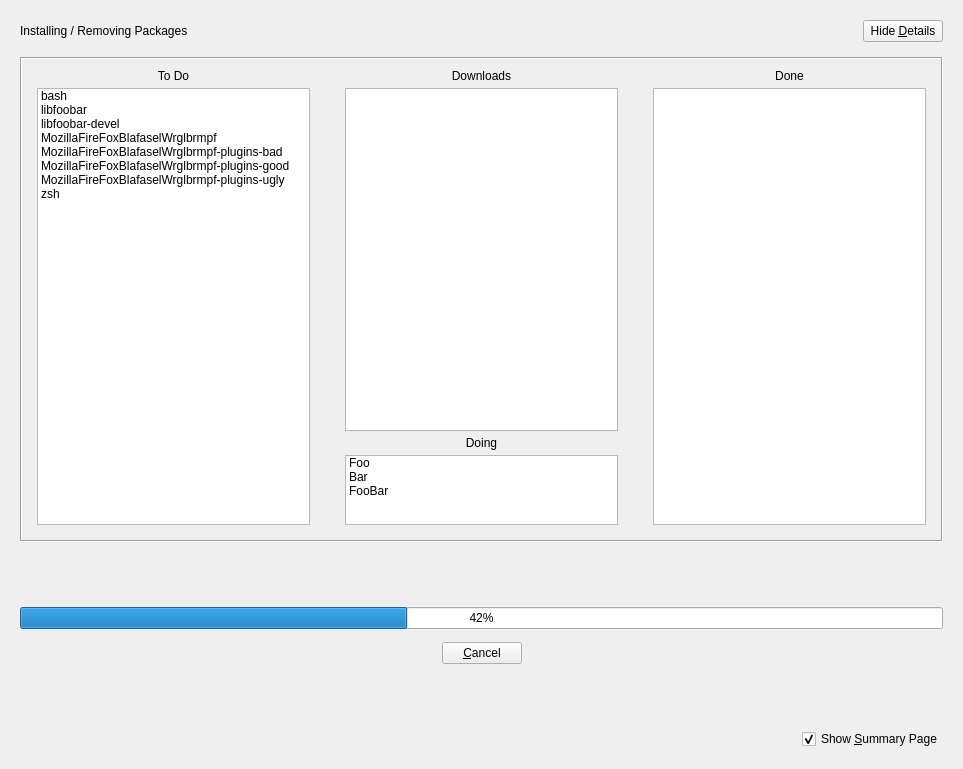
<?xml version="1.0" encoding="UTF-8"?>
<ui version="4.0">
 <author>Stefan Hundhammer</author>
 <class>PkgCommitPage</class>
 <widget class="QWidget" name="PkgCommitPage">
  <property name="geometry">
   <rect>
    <x>0</x>
    <y>0</y>
    <width>963</width>
    <height>769</height>
   </rect>
  </property>
  <property name="windowTitle">
   <string>Form</string>
  </property>
  <layout class="QVBoxLayout" name="pageVBox" stretch="0,5,1,0">
   <property name="spacing">
    <number>15</number>
   </property>
   <property name="leftMargin">
    <number>20</number>
   </property>
   <property name="topMargin">
    <number>20</number>
   </property>
   <property name="rightMargin">
    <number>20</number>
   </property>
   <property name="bottomMargin">
    <number>20</number>
   </property>
   <item>
    <layout class="QHBoxLayout" name="headingHBox">
     <property name="sizeConstraint">
      <enum>QLayout::SetFixedSize</enum>
     </property>
     <item>
      <widget class="QLabel" name="headingLabel">
       <property name="text">
        <string>Installing / Removing Packages</string>
       </property>
      </widget>
     </item>
     <item>
      <spacer name="detailsButtonHSpacer">
       <property name="orientation">
        <enum>Qt::Horizontal</enum>
       </property>
       <property name="sizeHint" stdset="0">
        <size>
         <width>588</width>
         <height>20</height>
        </size>
       </property>
      </spacer>
     </item>
     <item>
      <widget class="QPushButton" name="detailsButton">
       <property name="text">
        <string>Hide &amp;Details</string>
       </property>
      </widget>
     </item>
    </layout>
   </item>
   <item>
    <layout class="QHBoxLayout" name="detailsFrameHBox" stretch="0">
     <property name="bottomMargin">
      <number>0</number>
     </property>
     <item>
      <widget class="QFrame" name="detailsFrame">
       <property name="sizePolicy">
        <sizepolicy hsizetype="MinimumExpanding" vsizetype="MinimumExpanding">
         <horstretch>0</horstretch>
         <verstretch>1</verstretch>
        </sizepolicy>
       </property>
       <property name="frameShape">
        <enum>QFrame::Box</enum>
       </property>
       <property name="frameShadow">
        <enum>QFrame::Sunken</enum>
       </property>
       <property name="lineWidth">
        <number>1</number>
       </property>
       <layout class="QHBoxLayout" name="horizontalLayout">
        <property name="spacing">
         <number>5</number>
        </property>
        <property name="leftMargin">
         <number>15</number>
        </property>
        <property name="topMargin">
         <number>10</number>
        </property>
        <property name="rightMargin">
         <number>15</number>
        </property>
        <property name="bottomMargin">
         <number>15</number>
        </property>
        <item>
         <layout class="QVBoxLayout" name="todoVBox">
          <property name="spacing">
           <number>5</number>
          </property>
          <item>
           <widget class="QLabel" name="todoHeader">
            <property name="text">
             <string>To Do</string>
            </property>
            <property name="alignment">
             <set>Qt::AlignCenter</set>
            </property>
           </widget>
          </item>
          <item>
           <widget class="PkgTaskListWidget" name="todoList">
            <property name="sizePolicy">
             <sizepolicy hsizetype="MinimumExpanding" vsizetype="MinimumExpanding">
              <horstretch>1</horstretch>
              <verstretch>1</verstretch>
             </sizepolicy>
            </property>
            <property name="horizontalScrollBarPolicy">
             <enum>Qt::ScrollBarAlwaysOff</enum>
            </property>
            <property name="editTriggers">
             <set>QAbstractItemView::NoEditTriggers</set>
            </property>
            <property name="showDropIndicator" stdset="0">
             <bool>false</bool>
            </property>
            <property name="selectionMode">
             <enum>QAbstractItemView::NoSelection</enum>
            </property>
            <property name="textElideMode">
             <enum>Qt::ElideMiddle</enum>
            </property>
            <property name="uniformItemSizes">
             <bool>false</bool>
            </property>
            <property name="sortingEnabled">
             <bool>true</bool>
            </property>
            <item>
             <property name="text">
              <string notr="true">bash</string>
             </property>
             <property name="toolTip">
              <string notr="true"/>
             </property>
            </item>
            <item>
             <property name="text">
              <string notr="true">libfoobar</string>
             </property>
             <property name="toolTip">
              <string notr="true"/>
             </property>
            </item>
            <item>
             <property name="text">
              <string notr="true">libfoobar-devel</string>
             </property>
             <property name="toolTip">
              <string notr="true"/>
             </property>
            </item>
            <item>
             <property name="text">
              <string notr="true">MozillaFireFoxBlafaselWrglbrmpf</string>
             </property>
             <property name="toolTip">
              <string notr="true"/>
             </property>
            </item>
            <item>
             <property name="text">
              <string notr="true">MozillaFireFoxBlafaselWrglbrmpf-plugins-bad</string>
             </property>
             <property name="toolTip">
              <string notr="true"/>
             </property>
            </item>
            <item>
             <property name="text">
              <string notr="true">MozillaFireFoxBlafaselWrglbrmpf-plugins-good</string>
             </property>
             <property name="toolTip">
              <string notr="true"/>
             </property>
            </item>
            <item>
             <property name="text">
              <string notr="true">MozillaFireFoxBlafaselWrglbrmpf-plugins-ugly</string>
             </property>
             <property name="toolTip">
              <string notr="true"/>
             </property>
            </item>
            <item>
             <property name="text">
              <string notr="true">zsh</string>
             </property>
             <property name="toolTip">
              <string notr="true"/>
             </property>
            </item>
           </widget>
          </item>
         </layout>
        </item>
        <item>
         <spacer name="listHSpacer1">
          <property name="orientation">
           <enum>Qt::Horizontal</enum>
          </property>
          <property name="sizeType">
           <enum>QSizePolicy::Preferred</enum>
          </property>
          <property name="sizeHint" stdset="0">
           <size>
            <width>30</width>
            <height>20</height>
           </size>
          </property>
         </spacer>
        </item>
        <item>
         <layout class="QVBoxLayout" name="doingVBox">
          <item>
           <widget class="QLabel" name="downloadsHeader">
            <property name="text">
             <string>Downloads</string>
            </property>
            <property name="alignment">
             <set>Qt::AlignCenter</set>
            </property>
           </widget>
          </item>
          <item>
           <widget class="PkgTaskListWidget" name="downloadsList">
            <property name="sizePolicy">
             <sizepolicy hsizetype="MinimumExpanding" vsizetype="MinimumExpanding">
              <horstretch>1</horstretch>
              <verstretch>0</verstretch>
             </sizepolicy>
            </property>
            <property name="frameShape">
             <enum>QFrame::StyledPanel</enum>
            </property>
            <property name="frameShadow">
             <enum>QFrame::Sunken</enum>
            </property>
            <property name="horizontalScrollBarPolicy">
             <enum>Qt::ScrollBarAlwaysOff</enum>
            </property>
            <property name="editTriggers">
             <set>QAbstractItemView::NoEditTriggers</set>
            </property>
            <property name="showDropIndicator" stdset="0">
             <bool>false</bool>
            </property>
            <property name="selectionMode">
             <enum>QAbstractItemView::NoSelection</enum>
            </property>
            <property name="textElideMode">
             <enum>Qt::ElideMiddle</enum>
            </property>
            <property name="uniformItemSizes">
             <bool>false</bool>
            </property>
           </widget>
          </item>
          <item>
           <widget class="QLabel" name="doingHeader">
            <property name="text">
             <string>Doing</string>
            </property>
            <property name="alignment">
             <set>Qt::AlignCenter</set>
            </property>
           </widget>
          </item>
          <item>
           <widget class="PkgTaskListWidget" name="doingList">
            <property name="sizePolicy">
             <sizepolicy hsizetype="MinimumExpanding" vsizetype="MinimumExpanding">
              <horstretch>1</horstretch>
              <verstretch>0</verstretch>
             </sizepolicy>
            </property>
            <property name="maximumSize">
             <size>
              <width>16777215</width>
              <height>70</height>
             </size>
            </property>
            <property name="frameShape">
             <enum>QFrame::StyledPanel</enum>
            </property>
            <property name="frameShadow">
             <enum>QFrame::Sunken</enum>
            </property>
            <property name="horizontalScrollBarPolicy">
             <enum>Qt::ScrollBarAlwaysOff</enum>
            </property>
            <property name="editTriggers">
             <set>QAbstractItemView::NoEditTriggers</set>
            </property>
            <property name="showDropIndicator" stdset="0">
             <bool>false</bool>
            </property>
            <property name="selectionMode">
             <enum>QAbstractItemView::NoSelection</enum>
            </property>
            <property name="textElideMode">
             <enum>Qt::ElideMiddle</enum>
            </property>
            <property name="uniformItemSizes">
             <bool>false</bool>
            </property>
            <item>
             <property name="text">
              <string notr="true">Foo</string>
             </property>
             <property name="toolTip">
              <string notr="true"/>
             </property>
            </item>
            <item>
             <property name="text">
              <string notr="true">Bar</string>
             </property>
             <property name="toolTip">
              <string notr="true"/>
             </property>
            </item>
            <item>
             <property name="text">
              <string notr="true">FooBar</string>
             </property>
             <property name="toolTip">
              <string notr="true"/>
             </property>
            </item>
           </widget>
          </item>
         </layout>
        </item>
        <item>
         <spacer name="listHSpacer2">
          <property name="orientation">
           <enum>Qt::Horizontal</enum>
          </property>
          <property name="sizeType">
           <enum>QSizePolicy::Preferred</enum>
          </property>
          <property name="sizeHint" stdset="0">
           <size>
            <width>30</width>
            <height>20</height>
           </size>
          </property>
         </spacer>
        </item>
        <item>
         <layout class="QVBoxLayout" name="doneVBox">
          <item>
           <widget class="QLabel" name="doneHeader">
            <property name="text">
             <string>Done</string>
            </property>
            <property name="alignment">
             <set>Qt::AlignCenter</set>
            </property>
           </widget>
          </item>
          <item>
           <widget class="PkgTaskListWidget" name="doneList">
            <property name="sizePolicy">
             <sizepolicy hsizetype="MinimumExpanding" vsizetype="MinimumExpanding">
              <horstretch>1</horstretch>
              <verstretch>1</verstretch>
             </sizepolicy>
            </property>
            <property name="horizontalScrollBarPolicy">
             <enum>Qt::ScrollBarAlwaysOff</enum>
            </property>
            <property name="editTriggers">
             <set>QAbstractItemView::NoEditTriggers</set>
            </property>
            <property name="showDropIndicator" stdset="0">
             <bool>false</bool>
            </property>
            <property name="selectionMode">
             <enum>QAbstractItemView::NoSelection</enum>
            </property>
            <property name="textElideMode">
             <enum>Qt::ElideMiddle</enum>
            </property>
            <property name="uniformItemSizes">
             <bool>false</bool>
            </property>
            <property name="sortingEnabled">
             <bool>true</bool>
            </property>
           </widget>
          </item>
         </layout>
        </item>
       </layout>
      </widget>
     </item>
    </layout>
   </item>
   <item>
    <widget class="QWidget" name="progressPane" native="true">
     <property name="sizePolicy">
      <sizepolicy hsizetype="MinimumExpanding" vsizetype="MinimumExpanding">
       <horstretch>0</horstretch>
       <verstretch>1</verstretch>
      </sizepolicy>
     </property>
     <layout class="QVBoxLayout" name="verticalLayout" stretch="1,0,0,1">
      <property name="spacing">
       <number>13</number>
      </property>
      <property name="sizeConstraint">
       <enum>QLayout::SetMinimumSize</enum>
      </property>
      <property name="leftMargin">
       <number>0</number>
      </property>
      <property name="topMargin">
       <number>0</number>
      </property>
      <property name="rightMargin">
       <number>0</number>
      </property>
      <property name="bottomMargin">
       <number>0</number>
      </property>
      <item>
       <spacer name="progressTopVSpacer">
        <property name="orientation">
         <enum>Qt::Vertical</enum>
        </property>
        <property name="sizeType">
         <enum>QSizePolicy::MinimumExpanding</enum>
        </property>
        <property name="sizeHint" stdset="0">
         <size>
          <width>20</width>
          <height>50</height>
         </size>
        </property>
       </spacer>
      </item>
      <item>
       <widget class="QProgressBar" name="totalProgressBar">
        <property name="value">
         <number>42</number>
        </property>
       </widget>
      </item>
      <item>
       <layout class="QHBoxLayout" name="cancelButtonHBox">
        <item>
         <spacer name="cancelButtonSpacerLeft">
          <property name="orientation">
           <enum>Qt::Horizontal</enum>
          </property>
          <property name="sizeHint" stdset="0">
           <size>
            <width>40</width>
            <height>20</height>
           </size>
          </property>
         </spacer>
        </item>
        <item>
         <widget class="QPushButton" name="cancelButton">
          <property name="text">
           <string>&amp;Cancel</string>
          </property>
         </widget>
        </item>
        <item>
         <spacer name="cancelButtonSpacerRight">
          <property name="orientation">
           <enum>Qt::Horizontal</enum>
          </property>
          <property name="sizeHint" stdset="0">
           <size>
            <width>40</width>
            <height>20</height>
           </size>
          </property>
         </spacer>
        </item>
       </layout>
      </item>
      <item>
       <spacer name="progressBottomVSpacer">
        <property name="orientation">
         <enum>Qt::Vertical</enum>
        </property>
        <property name="sizeType">
         <enum>QSizePolicy::MinimumExpanding</enum>
        </property>
        <property name="sizeHint" stdset="0">
         <size>
          <width>20</width>
          <height>50</height>
         </size>
        </property>
       </spacer>
      </item>
     </layout>
    </widget>
   </item>
   <item>
    <layout class="QHBoxLayout" name="showSummaryHBox">
     <property name="sizeConstraint">
      <enum>QLayout::SetFixedSize</enum>
     </property>
     <item>
      <spacer name="showSummaryHSpacer">
       <property name="orientation">
        <enum>Qt::Horizontal</enum>
       </property>
       <property name="sizeHint" stdset="0">
        <size>
         <width>40</width>
         <height>20</height>
        </size>
       </property>
      </spacer>
     </item>
     <item>
      <widget class="QCheckBox" name="showSummaryPageCheckBox">
       <property name="text">
        <string>Show &amp;Summary Page</string>
       </property>
       <property name="checked">
        <bool>true</bool>
       </property>
      </widget>
     </item>
    </layout>
   </item>
  </layout>
 </widget>
 <customwidgets>
  <customwidget>
   <class>PkgTaskListWidget</class>
   <extends>QListWidget</extends>
   <header>PkgTaskListWidget.h</header>
  </customwidget>
 </customwidgets>
 <resources>
  <include location="icons.qrc"/>
 </resources>
 <connections/>
</ui>
